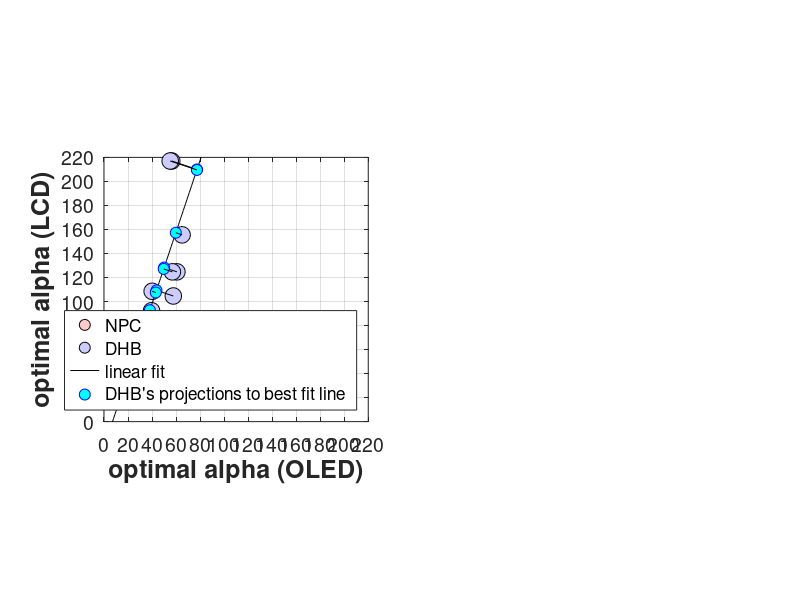

Source code (MATLAB): (Note: this script raises an error after producing the figure.)
function PlotSummaryResults

    %[dynamicRange, alphaHDR, alphaLDR, pdfFileName] = GetNicolasData();
    %[dynamicRange, alphaHDR, alphaLDR, pdfFileName] = GetDHBData();
    [indices, dynamicRange, alphaHDRnicolas, alphaLDRnicolas, alphaHDRdavid, alphaLDRdavid, pdfFileName] = GetNicolasAndDHBData();
    indices
    % Fit a line through the combo points
    x = [alphaHDRnicolas(:); alphaHDRdavid(:)];
    y = [alphaLDRnicolas(:); alphaLDRdavid(:)];
    p = polyfit(x,y,1);
    linearFit.x = 0:1:240;
    linearFit.y = polyval(p,linearFit.x);
    
    vector(1,:) = [linearFit.x(1) linearFit.y(1)];
    vector(2,:) = [linearFit.x(end) linearFit.y(end)];
    
    for k = 1:numel(alphaHDRdavid)
        pointQ(:,k) = [alphaHDRdavid(k); alphaLDRdavid(k)];
        [pointQproj(:,k), length_q] = ProjectPointToVector(vector, pointQ(:,k));
        alphaHDRdavidFit(k) = pointQproj(1,k);
        alphaLDRdavidFit(k) = pointQproj(2,k);
    end
    
    for k = 1:numel(indices)
        [k dynamicRange(k)/1000 alphaHDRdavid(k) alphaLDRdavid(k) alphaHDRdavidFit(k) alphaLDRdavidFit(k)]
    end
    
    h = figure(1);
    clf;
    set(h, 'Position', [10 10 1160 475], 'Color', [1 1 1]);
    
    subplot(2,2,[1 3]);
    plot(alphaHDRnicolas, alphaLDRnicolas, 'ko', 'MarkerSize', 12, 'MarkerFaceColor', [1.0 0.8 0.8], 'MarkerEdgeColor', [0 0 0 ]);
    hold on
    plot(alphaHDRdavid, alphaLDRdavid, 'ko', 'MarkerSize', 12, 'MarkerFaceColor', [0.8 0.8 1.0], 'MarkerEdgeColor', [0 0 0 ]);
    plot(linearFit.x, linearFit.y, 'k-');
    
    for k = 1:numel(alphaHDRdavid)
        plot(pointQproj(1,k), pointQproj(2,k), 'bo', 'MarkerFaceColor', [0 1 1], 'MarkerSize', 8);
        plot([pointQ(1,k) pointQproj(1,k)], [pointQ(2,k) pointQproj(2,k)], 'k-');
    end
    
    set(gca, 'XLim', [0 220], 'YLim', [0 220], 'XTick', [0:20:300], 'YTick', [0:20:300], 'FontSize', 14);
    legend('NPC', 'DHB', 'linear fit', 'DHB''s projections to best fit line', 'Location', 'SouthEast');
    xlabel('optimal alpha (OLED)', 'FontSize', 18, 'FontWeight', 'bold');
    ylabel('optimal alpha (LCD)',  'FontSize', 18, 'FontWeight', 'bold');
    grid on
    axis 'square'
    set(gca, 'FontSize', 14);
    
    
    d = 15;
    edges = 0:d:180;
    [N1, ~] = histcounts(alphaHDRnicolas, edges);
    [N2, ~] = histcounts(alphaLDRnicolas, edges);
    [D1, ~] = histcounts(alphaHDRdavid, edges);
    [D2, ~] = histcounts(alphaLDRdavid, edges);
    
    initParams = [5 20 10];
    [N1fittedParams,resnorm] = lsqcurvefit(@guassianCurve,initParams,edges(1:end-1)+d/2,N1);
    [N2fittedParams,resnorm] = lsqcurvefit(@guassianCurve,initParams,edges(1:end-1)+d/2,N2);
    
    initParams = [5 30 10];
    [D1fittedParams,resnorm] = lsqcurvefit(@guassianCurve,initParams,edges(1:end-1)+d/2,D1);
    initParams = [5 100 10];
    [D2fittedParams,resnorm] = lsqcurvefit(@guassianCurve,initParams,edges(1:end-1)+d/2,D2);
    
    xdata= 0:1:220;
    
    subplot(2,2,2);
    hold on;
    plot(xdata, guassianCurve(N1fittedParams,xdata), 'k-', 'Color', [1.0 0.8 0.8], 'LineWidth', 2.0);
    plot(xdata, guassianCurve(N2fittedParams,xdata), 'k-', 'Color', [1.0 0.5 0.5], 'LineWidth', 2.0);
    
    b  = bar(edges(1:end-1)+d/2, [N1; N2]', 1);
    b(1).FaceColor = [1.0 0.8 0.8];
    b(2).FaceColor = [1.0 0.5 0.5];
    
    
    grid on
    box on
    title('NPC')
    xlabel('optimal alpha', 'FontSize', 18, 'FontWeight', 'bold');
    legend('OLED', 'LCD');
    set(gca, 'XLim', [0 170]);
    set(gca, 'FontSize', 14);
    
    subplot(2,2,4);
    hold on;
    plot(xdata, guassianCurve(D1fittedParams,xdata), 'k-', 'Color', [0.8 0.8 1.0], 'LineWidth', 2.0);
    plot(xdata, guassianCurve(D2fittedParams,xdata), 'k-', 'Color', [0.5 0.5 1.0], 'LineWidth', 2.0);
    b  = bar(edges(1:end-1)+d/2, [D1; D2]', 1);
    b(1).FaceColor = [0.8 0.8 1.0];
    b(2).FaceColor = [0.5 0.5 1.0];
    grid on
    box on
    title('DHB')
    xlabel('optimal alpha', 'FontSize', 18, 'FontWeight', 'bold');
    legend('OLED', 'LCD');
    set(gca, 'XLim', [0 170]);
    set(gca, 'FontSize', 14);
    
    
    drawnow
    NicePlot.exportFigToPDF(sprintf('PDFfigs/%s',pdfFileName), h, 300);
    
end

function [ix,dynamicRange, alphaHDR, alphaLDR, pdfFileName] = GetDHBData()
    dynamicRange = [54848 2806 15814 1079 19581 2789 6061 1110];
    [s,ix] = sort(dynamicRange);
    alphaHDR = [40.1 39.6 55.1 56.4 56.9 57.7 60.7 65.0];
    alphaLDR = [108.5 92.3 217 217 124.7 104.6 124.7 155.5];
    dynamicRange = dynamicRange(ix);
    alphaHDR = alphaHDR(ix);
    alphaLDR = alphaLDR(ix);
    pdfFileName = 'SummaryAlphasDavid.pdf';
end

function [ix,dynamicRange, alphaHDR, alphaLDR, pdfFileName] = GetNicolasData()
    dynamicRange = [54848 2806 15814 1079 19581 2789 6061 1110];
    [s,ix] = sort(dynamicRange);
    alphaHDR = [12.9 19.7 16.3 27.4 16.7 23.6 21.5 35];
    alphaLDR = [23.3 33.3 31.5 54.6 30.7 47.3 35.3  65.8];
    dynamicRange = dynamicRange(ix);
    alphaHDR = alphaHDR(ix);
    alphaLDR = alphaLDR(ix);
    pdfFileName = 'SummaryAlphasNicolas.pdf';
end

function[ix,dynamicRange, alphaHDRnicolas, alphaLDRnicolas, alphaHDRdavid, alphaLDRdavid, pdfFileName] = GetNicolasAndDHBData()
    dynamicRange = [54848 2806 15814 1079 19581 2789 6061 1110];
    alphaHDRnicolas = [12.9 19.7 16.3 27.4 16.7 23.6 21.5 35];
    alphaLDRnicolas = [23.3 33.3 31.5 54.6 30.7 47.3 35.3  65.8];
    alphaHDRdavid = [40.1 39.6 55.1 56.4 56.9 57.7 60.7 65.0];
    alphaLDRdavid = [108.5 92.3 217 217 124.7 104.6 124.7 155.5];
    
    [s,ix] = sort(dynamicRange);
    dynamicRange = dynamicRange(ix);
    alphaHDRnicolas = alphaHDRnicolas(ix);
    alphaLDRnicolas = alphaLDRnicolas(ix);
    alphaHDRdavid = alphaHDRdavid(ix);
    alphaLDRdavid = alphaLDRdavid(ix);
    pdfFileName = 'SummaryAlphasCombo.pdf';
    
end

function [projPointQ, length_q] = ProjectPointToVector(vector, pointQ)
    p0 = vector(1,:);
    p1 = vector(2,:);
    a = [p1(1) - p0(1), p1(2) - p0(2); p0(2) - p1(2), p1(1) - p0(1)];
    b = [...
        pointQ(1)*(p1(1) - p0(1)) + pointQ(2)*(p1(2) - p0(2)); ...
        p0(2)*(p1(1) - p0(1)) - p0(1)*(p1(2) - p0(2))...
        ];
    projPointQ = a\b;
    length_q = sqrt(sum((projPointQ-pointQ).^2));
end

function F = guassianCurve(params,xdata)
    gain = params(1);
    mean = params(2);
    sigma = params(3);
    F = gain*exp(-0.5*((xdata-mean)/sigma).^2);
end
